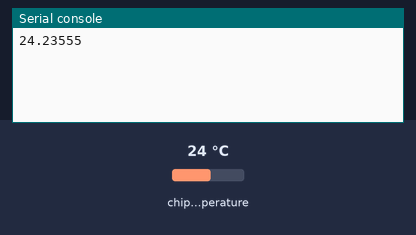
Recording of a program running on a simulated Raspberry Pi Pico running MicroPython. Shown: the last lines printed to the serial console. The inputs (shaded band) are chosen by the test bench; at power-on: chip temperature 24 °C.

Above: at 1.2 s.
1.3 s: chip temperature set to 1 °C
At 3.1 s:
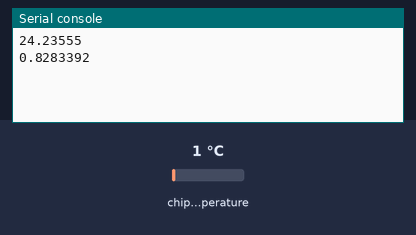
4.0 s: chip temperature set to 11 °C
At 4.6 s:
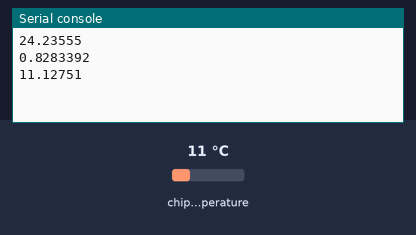
Timing chart, 0 to 7.0 s (numbered marks = the images above; inputs shaded):
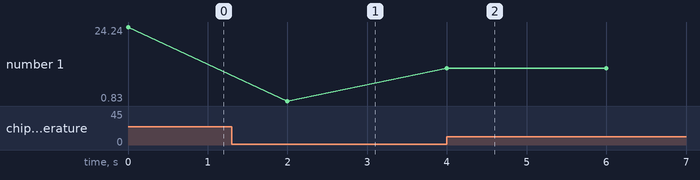

Measured:
- after the input at 1.3 s, the serial console: prints a new line after 0.70 s (image 1)
- after the input at 4.0 s, the serial console: prints a new line at once (image 2)
- plotted number 1: 24.24 → 0.83 after the input at 1.3 s, 0.83 → 11.13 after the input at 4.0 s

The program:

Temperature.py
```python
import machine
import time

sensor_temp = machine.ADC(machine.ADC.CORE_TEMP)
conversion_factor = 3.3 / (65535)

while True:
    reading = sensor_temp.read_u16() * conversion_factor
    temperature = 27 - (reading - 0.706)/0.001721
    print(temperature)
    time.sleep(2)
```
